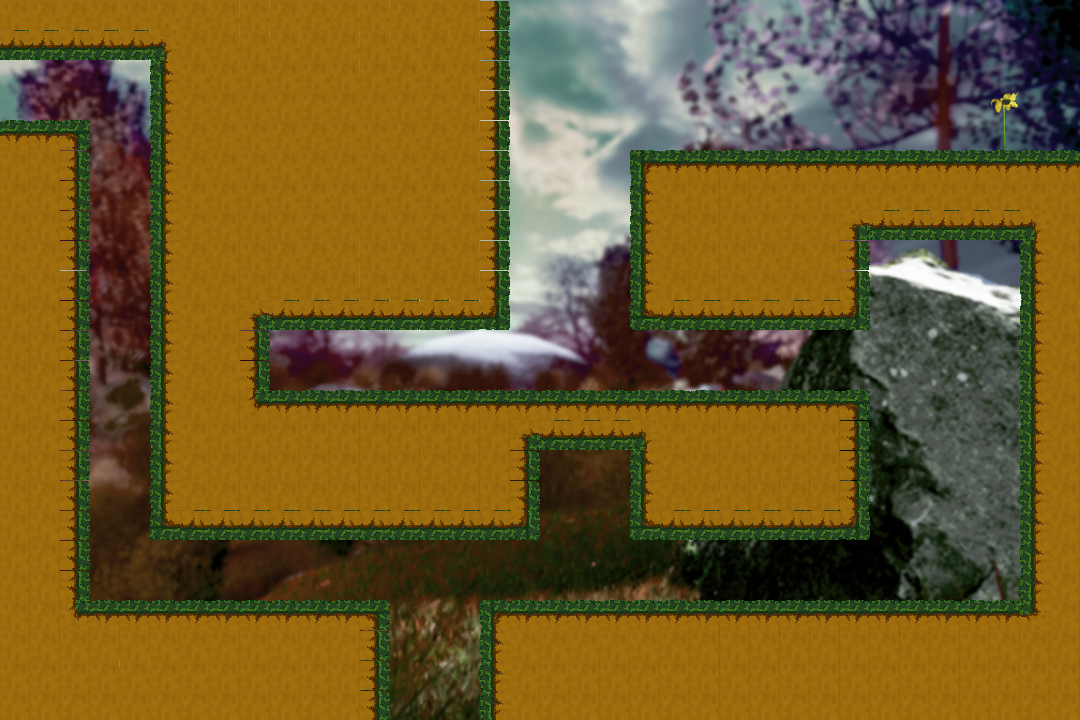

This game map was drawn from its Tiled (.tmx) file and the tilesets committed beside it. A one-line description and the full map source follow:
An orthogonal 36x24 tile map with 30x30 px tiles, 2 tile layers (Background, Tile Layer 1), 3 tilesets and 22 objects.

<map version="1.5" tiledversion="1.7.2" orientation="orthogonal" renderorder="right-down" width="36" height="24" tilewidth="30" tileheight="30" infinite="0" nextlayerid="13" nextobjectid="66">
 <editorsettings>
  <export target="level5.lua" format="lua" />
 </editorsettings>
 <tileset firstgid="1" name="FLY_TILESET" tilewidth="30" tileheight="30" tilecount="16" columns="4">
  <image source="../Tilesets/FLY_TILESET.png" width="120" height="120" />
 </tileset>
 <tileset firstgid="17" name="ful yellow" tilewidth="30" tileheight="30" tilecount="2" columns="1">
  <image source="../ful/ful yellow.png" width="30" height="60" />
 </tileset>
 <tileset firstgid="19" name="fly33" tilewidth="1080" tileheight="720" tilecount="1" columns="1">
  <image source="../All background/fly33.png" width="1080" height="720" />
 </tileset>
 <layer id="2" name="Background" width="36" height="24">
  <data encoding="csv">
0,0,0,0,0,0,0,0,0,0,0,0,0,0,0,0,0,0,0,0,0,0,0,0,0,0,0,0,0,0,0,0,0,0,0,0,
0,0,0,0,0,0,0,0,0,0,0,0,0,0,0,0,0,0,0,0,0,0,0,0,0,0,0,0,0,0,0,0,0,0,0,0,
0,0,0,0,0,0,0,0,0,0,0,0,0,0,0,0,0,0,0,0,0,0,0,0,0,0,0,0,0,0,0,0,0,0,0,0,
0,0,0,0,0,0,0,0,0,0,0,0,0,0,0,0,0,0,0,0,0,0,0,0,0,0,0,0,0,0,0,0,0,0,0,0,
0,0,0,0,0,0,0,0,0,0,0,0,0,0,0,0,0,0,0,0,0,0,0,0,0,0,0,0,0,0,0,0,0,0,0,0,
0,0,0,0,0,0,0,0,0,0,0,0,0,0,0,0,0,0,0,0,0,0,0,0,0,0,0,0,0,0,0,0,0,0,0,0,
0,0,0,0,0,0,0,0,0,0,0,0,0,0,0,0,0,0,0,0,0,0,0,0,0,0,0,0,0,0,0,0,0,0,0,0,
0,0,0,0,0,0,0,0,0,0,0,0,0,0,0,0,0,0,0,0,0,0,0,0,0,0,0,0,0,0,0,0,0,0,0,0,
0,0,0,0,0,0,0,0,0,0,0,0,0,0,0,0,0,0,0,0,0,0,0,0,0,0,0,0,0,0,0,0,0,0,0,0,
0,0,0,0,0,0,0,0,0,0,0,0,0,0,0,0,0,0,0,0,0,0,0,0,0,0,0,0,0,0,0,0,0,0,0,0,
0,0,0,0,0,0,0,0,0,0,0,0,0,0,0,0,0,0,0,0,0,0,0,0,0,0,0,0,0,0,0,0,0,0,0,0,
0,0,0,0,0,0,0,0,0,0,0,0,0,0,0,0,0,0,0,0,0,0,0,0,0,0,0,0,0,0,0,0,0,0,0,0,
0,0,0,0,0,0,0,0,0,0,0,0,0,0,0,0,0,0,0,0,0,0,0,0,0,0,0,0,0,0,0,0,0,0,0,0,
0,0,0,0,0,0,0,0,0,0,0,0,0,0,0,0,0,0,0,0,0,0,0,0,0,0,0,0,0,0,0,0,0,0,0,0,
0,0,0,0,0,0,0,0,0,0,0,0,0,0,0,0,0,0,0,0,0,0,0,0,0,0,0,0,0,0,0,0,0,0,0,0,
0,0,0,0,0,0,0,0,0,0,0,0,0,0,0,0,0,0,0,0,0,0,0,0,0,0,0,0,0,0,0,0,0,0,0,0,
0,0,0,0,0,0,0,0,0,0,0,0,0,0,0,0,0,0,0,0,0,0,0,0,0,0,0,0,0,0,0,0,0,0,0,0,
0,0,0,0,0,0,0,0,0,0,0,0,0,0,0,0,0,0,0,0,0,0,0,0,0,0,0,0,0,0,0,0,0,0,0,0,
0,0,0,0,0,0,0,0,0,0,0,0,0,0,0,0,0,0,0,0,0,0,0,0,0,0,0,0,0,0,0,0,0,0,0,0,
0,0,0,0,0,0,0,0,0,0,0,0,0,0,0,0,0,0,0,0,0,0,0,0,0,0,0,0,0,0,0,0,0,0,0,0,
0,0,0,0,0,1,1,1,1,0,0,0,0,0,0,0,0,0,0,0,0,0,0,0,0,0,0,0,0,0,0,0,0,0,0,0,
0,0,0,0,0,0,0,0,0,0,0,0,0,0,0,0,0,0,0,0,0,0,0,0,0,0,0,0,0,0,0,0,0,0,0,0,
0,0,0,0,0,0,0,0,0,0,0,0,0,0,0,0,0,0,0,0,0,0,0,0,0,0,0,0,0,0,0,0,0,0,0,0,
19,0,0,0,0,0,0,0,0,0,0,0,0,0,0,0,0,0,0,0,0,0,0,0,0,0,0,0,0,0,0,0,0,0,0,0
</data>
 </layer>
 <layer id="1" name="Tile Layer 1" width="36" height="24">
  <data encoding="csv">
11,11,11,11,11,11,11,11,11,11,11,11,11,11,11,11,2,0,0,0,0,0,0,0,0,0,0,0,0,0,0,0,0,0,0,0,
6,6,6,6,6,10,11,11,11,11,11,11,11,11,11,11,2,0,0,0,0,0,0,0,0,0,0,0,0,0,0,0,0,0,0,0,
0,0,0,0,0,5,11,11,11,11,11,11,11,11,11,11,2,0,0,0,0,0,0,0,0,0,0,0,0,0,0,0,0,0,0,0,
0,0,0,0,0,5,11,11,11,11,11,11,11,11,11,11,2,0,0,0,0,0,0,0,0,0,0,0,0,0,0,0,0,17,0,0,
1,1,4,0,0,5,11,11,11,11,11,11,11,11,11,11,2,0,0,0,0,0,0,0,0,0,0,0,0,0,0,0,0,18,0,0,
11,11,2,0,0,5,11,11,11,11,11,11,11,11,11,11,2,0,0,0,0,3,1,1,1,1,1,1,1,1,1,1,1,1,1,1,
11,11,2,0,0,5,11,11,11,11,11,11,11,11,11,11,2,0,0,0,0,5,11,11,11,11,11,11,11,11,11,11,11,11,11,11,
11,11,2,0,0,5,11,11,11,11,11,11,11,11,11,11,2,0,0,0,0,5,11,11,11,11,11,11,9,6,6,6,6,6,10,11,
11,11,2,0,0,5,11,11,11,11,11,11,11,11,11,11,2,0,0,0,0,5,11,11,11,11,11,11,2,0,0,0,0,0,5,11,
11,11,2,0,0,5,11,11,11,11,11,11,11,11,11,11,2,0,0,0,0,5,11,11,11,11,11,11,2,0,0,0,0,0,5,11,
11,11,2,0,0,5,11,11,9,6,6,6,6,6,6,6,8,0,0,0,0,7,6,6,6,6,6,6,8,0,0,0,0,0,5,11,
11,11,2,0,0,5,11,11,2,0,0,0,0,0,0,0,0,0,0,0,0,0,0,0,0,0,0,0,0,0,0,0,0,0,5,11,
11,11,2,0,0,5,11,11,2,0,0,0,0,0,0,0,0,0,0,0,0,0,0,0,0,0,0,0,0,0,0,0,0,0,5,11,
11,11,2,0,0,5,11,11,13,1,1,1,1,1,1,1,1,1,1,1,1,1,1,1,1,1,1,1,4,0,0,0,0,0,5,11,
11,11,2,0,0,5,11,11,11,11,11,11,11,11,11,11,11,9,6,6,6,10,11,11,11,11,11,11,2,0,0,0,0,0,5,11,
11,11,2,0,0,5,11,11,11,11,11,11,11,11,11,11,11,2,0,0,0,5,11,11,11,11,11,11,2,0,0,0,0,0,5,11,
11,11,2,0,0,5,11,11,11,11,11,11,11,11,11,11,11,2,0,0,0,5,11,11,11,11,11,11,2,0,0,0,0,0,5,11,
11,11,2,0,0,7,6,6,6,6,6,6,6,6,6,6,6,8,0,0,0,7,6,6,6,6,6,6,8,0,0,0,0,0,5,11,
11,11,2,0,0,0,0,0,0,0,0,0,0,0,0,0,0,0,0,0,0,0,0,0,0,0,0,0,0,0,0,0,0,0,5,11,
11,11,2,0,0,0,0,0,0,0,0,0,0,0,0,0,0,0,0,0,0,0,0,0,0,0,0,0,0,0,0,0,0,0,5,11,
11,11,13,1,1,1,1,1,1,1,1,1,4,0,0,0,3,1,1,1,1,1,1,1,1,1,1,1,1,1,1,1,1,1,14,11,
11,11,11,11,11,11,11,11,11,11,11,11,2,0,0,0,5,11,11,11,11,11,11,11,11,11,11,11,11,11,11,11,11,11,11,11,
11,11,11,11,11,11,11,11,11,11,11,11,2,0,0,0,5,11,11,11,11,11,11,11,11,11,11,11,11,11,11,11,11,11,11,11,
11,11,11,11,11,11,11,11,11,11,11,11,2,0,0,0,5,11,11,11,11,11,11,11,11,11,11,11,11,11,11,11,11,11,11,11
</data>
 </layer>
 <objectgroup id="3" name="bird">
  <object id="55" x="416.824" y="620.313" width="57.9834" height="60.1715" />
  <object id="56" x="567.8" y="475.902" width="52.5133" height="52.5133" />
  <object id="57" x="957.274" y="266.943" width="52.5133" height="63.4536" />
 </objectgroup>
 <objectgroup id="4" name="lizard">
  <object id="58" x="329.302" y="350.089" width="134.565" height="30.6328" />
 </objectgroup>
 <objectgroup id="5" name="frog" />
 <objectgroup id="6" name="flower" />
 <objectgroup id="7" name="Platform">
  <object id="43" x="630.16" y="149.882" width="448.551" height="87.5222" />
  <object id="44" x="630.16" y="237.404" width="237.404" height="90.8043" />
  <object id="45" x="1.09403" y="1.09403" width="506.535" height="56.8894" />
  <object id="46" x="149.882" y="50.9834" width="357.747" height="281.225" />
  <object id="47" x="150.976" y="329.302" width="115.967" height="208.959" />
  <object id="48" x="268.037" y="388.38" width="270.225" height="150.976" />
  <object id="49" x="539.355" y="389.474" width="329.302" height="60.1715" />
  <object id="50" x="629.066" y="449.645" width="239.592" height="89.7102" />
  <object id="51" x="1.09403" y="119.249" width="87.5222" height="599.527" />
  <object id="52" x="89.7102" y="602.809" width="298.669" height="114.873" />
  <object id="53" x="481.372" y="603.621" width="598.433" height="115.155" />
  <object id="54" x="1020.73" y="232.592" width="56.8894" height="379.029" />
 </objectgroup>
 <objectgroup id="8" name="walls">
  <object id="62" x="-21.8805" y="-17.5044" width="1119.19" height="15.3164" />
  <object id="63" x="-20.7865" y="0" width="21.8805" height="718.776" />
  <object id="64" x="-24.0686" y="719.87" width="1131.22" height="20.7865" />
  <object id="65" x="1080.9" y="1.09403" width="21.8805" height="718.776" />
 </objectgroup>
 <objectgroup id="9" name="end_point">
  <object id="61" x="989.001" y="91.8983" width="29.5387" height="57.9834" />
 </objectgroup>
 <objectgroup id="10" name="respawn_point">
  <object id="59" x="15.3164" y="73.2998" width="51.4193" height="42.6671" />
 </objectgroup>
 <objectgroup id="11" name="water" />
</map>
